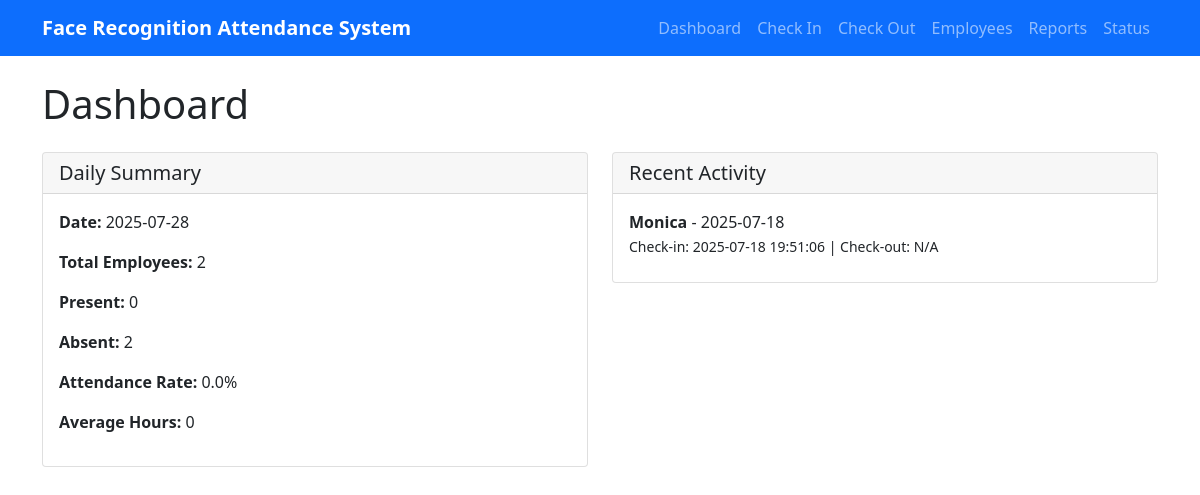
Page /dashboard on the earlier database version.
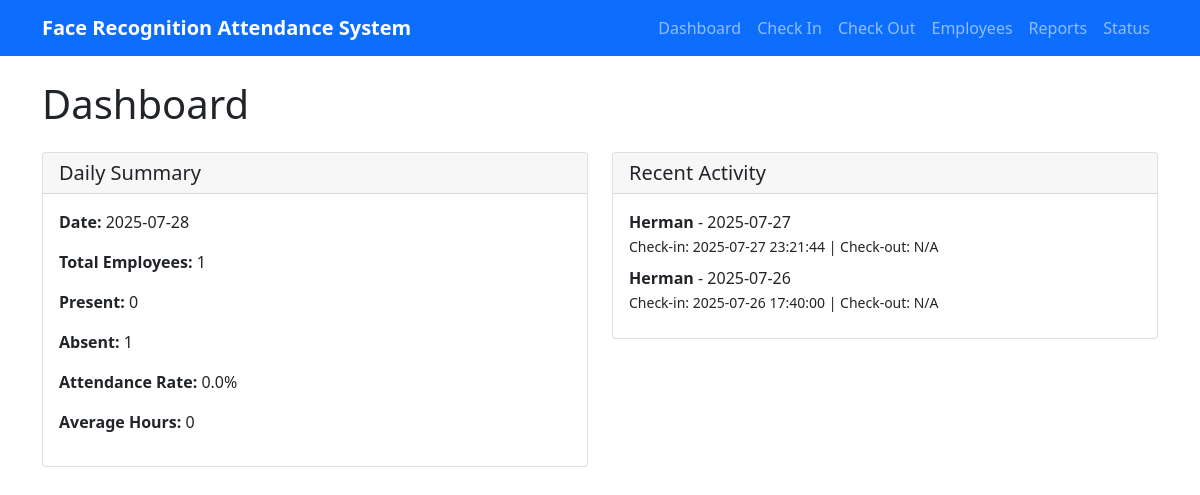
Same page on the later database version.
### tables this page shows
CREATE TABLE attendance (
                    id INTEGER PRIMARY KEY AUTOINCREMENT,
                    name TEXT NOT NULL,
                    date TEXT NOT NULL,
                    check_in_time TEXT,
                    check_out_time TEXT,
                    total_hours REAL,
                    status TEXT DEFAULT 'present',
                    created_at TIMESTAMP DEFAULT CURRENT_TIMESTAMP
                );

### attendance_web_server.py (the view)
@app.route('/dashboard')
def dashboard():
    db = get_db()
    summary = db.get_daily_summary()
    recent_records = db.get_attendance_report()[:10]
    employees = db.get_employees()
    return render_template('dashboard.html',
                         summary=summary,
                         recent_records=recent_records,
                         employees=employees)

### attendance_database.py (called while the page is built)
    def _get_connection(self):
        return sqlite3.connect(self.db_path, check_same_thread=False)

    def get_employees(self) -> List[Dict]:
        try:
            conn = self._get_connection()
            cursor = conn.cursor()
            cursor.execute('''
                SELECT id, name, employee_id, department, position
                FROM employees
                WHERE is_active = 1
                ORDER BY name
            ''')
            employees = []
            for row in cursor.fetchall():
                employees.append({
                    'id': row[0],
                    'name': row[1],
                    'employee_id': row[2],
                    'department': row[3],
                    'position': row[4]
                })
            conn.close()
            return employees
        except Exception as e:
            print(f"Error getting employees: {e}")
            return []

### attendance_web_server.py (called while the page is built)
def get_db():
    global db
    if db is None:
        db = AttendanceDatabase()
    return db

### templates/dashboard.html (shortened to what this page needs)
{% extends "base.html" %}
{% block content %}
<h1 class="mb-4">Dashboard</h1>
<div class="row">
    <div class="col-md-6">
        <div class="card">
            <div class="card-header">
                <h5 class="card-title mb-0">Daily Summary</h5>
            </div>
            <div class="card-body">
                <p><strong>Date:</strong> {{ summary.date }}</p>
                <p><strong>Total Employees:</strong> {{ summary.total_employees }}</p>
                <p><strong>Present:</strong> {{ summary.present_employees }}</p>
                <p><strong>Absent:</strong> {{ summary.absent_employees }}</p>
                <p><strong>Attendance Rate:</strong> {{ "%.1f"|format(summary.attendance_rate) }}%</p>
                <p><strong>Average Hours:</strong> {{ summary.average_hours }}</p>
            </div>
        </div>
    </div>
    <div class="col-md-6">
        <div class="card">
            <div class="card-header">
                <h5 class="card-title mb-0">Recent Activity</h5>
            </div>
            <div class="card-body">
                {% if recent_records %}
                    {% for record in recent_records %}
                        <div class="mb-2">
                            <strong>{{ record.name }}</strong> - {{ record.date }}<br>
                            <small>Check-in: {{ record.check_in_time or 'N/A' }} |
                                   Check-out: {{ record.check_out_time or 'N/A' }}</small>
                        </div>
                    {% endfor %}
                {% else %}
                    <p>No recent activity</p>
                {% endif %}
            </div>
        </div>
    </div>
</div>
{% endblock %}

### templates/base.html (shortened to what this page needs)
<!DOCTYPE html>
<html lang="en">
<head>
    <link href="https://cdn.jsdelivr.net/npm/bootstrap@5.1.3/dist/css/bootstrap.min.css" rel="stylesheet">
</head>
<body>
    <nav class="navbar navbar-expand-lg navbar-dark bg-primary">
        <div class="container">
            <a class="navbar-brand" href="/">Face Recognition Attendance System</a>
            <div class="navbar-nav">
                <a class="nav-link" href="/dashboard">Dashboard</a>
                <a class="nav-link" href="/check_in">Check In</a>
                <a class="nav-link" href="/check_out">Check Out</a>
                <a class="nav-link" href="/employees">Employees</a>
                <a class="nav-link" href="/reports">Reports</a>
                <a class="nav-link" href="/status">Status</a>
            </div>
        </div>
    </nav>
    <div class="container mt-4">
        {% block content %}{% endblock %}
    </div>
</body>
</html>

### templates/base.html (style rules this page uses)
.navbar-brand { font-weight: bold; }
.card { margin-bottom: 20px; }

Differences in the rows shown:
removed attendance: name "Monica", date "2025-07-18", check_in_time "2025-07-18 19:51:06", check_out_time "N/A"
added attendance: name "Herman", date "2025-07-27", check_in_time "2025-07-27 23:21:44", check_out_time "N/A"
added attendance: name "Herman", date "2025-07-26", check_in_time "2025-07-26 17:40:00", check_out_time "N/A"
Other differences:
{{ summary.total_employees }}: "2" → "1"
{{ summary.absent_employees }}: "2" → "1"
